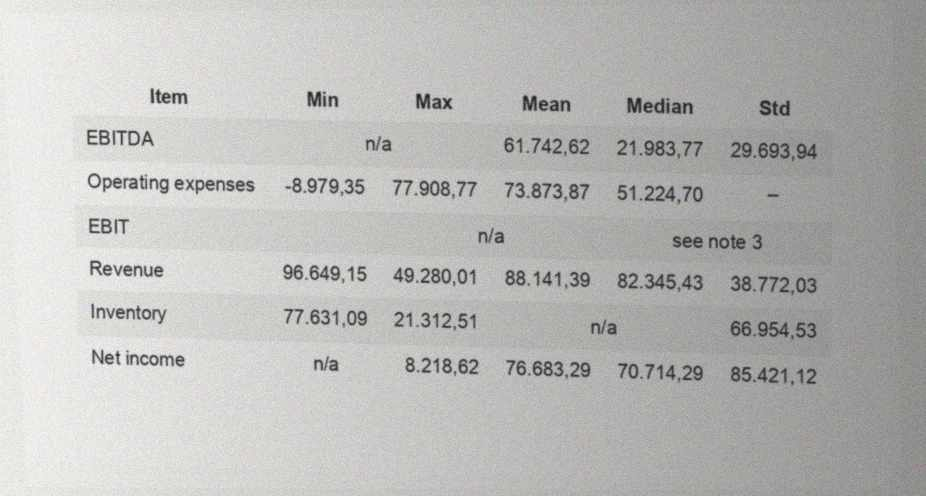
#> input picture challenge/collapsed_header_cases/val96_table_050.jpg, 926 x 496 px
$ python enhance.py ../challenge/collapsed_header_cases/val96_table_050.jpg ../challenge/collapsed_header_cases/val96_table_070.jpg
#> lines starting #> are read from the running program, lines starting #| are printed output that depends on the picture; after the words box and inside, x2 and y2 are one past the last pixel; in counts of white or black regions, pixels touching at a corner belong together
### polish/preprocess.py
"""Step 1 of the pipeline: clean a table image before reading it.

clean(img) -> (cleaned grayscale uint8 image, info dict)

1. Shadow / uneven light: estimate the page background with a large
   blur of the "ink-free" image and divide it out, so the page becomes
   evenly white (handles the T2 left-to-right shadow and T3 grey tones).
2. Tilt: try angles in [-5, 5] degrees and keep the one where the rows of
   ink line up best (sharpest horizontal projection profile).
3. Specks (T3 fax): remove tiny isolated dots that are not part of text.
"""
from __future__ import annotations

import cv2
import numpy as np


# [22 lines left out: functions to_gray, flatten_illumination, ink_mask, not called in this run]


def _profile_score(mask: np.ndarray, angle: float) -> float:
    h, w = mask.shape
    M = cv2.getRotationMatrix2D((w / 2, h / 2), angle, 1.0)
    rot = cv2.warpAffine(mask, M, (w, h), flags=cv2.INTER_NEAREST, borderValue=0)
    prof = rot.sum(axis=1, dtype=np.float64)
    return float(np.square(np.diff(prof)).sum())


def estimate_skew(mask: np.ndarray, max_angle: float = 8.0) -> float:
    """Angle (degrees, opencv convention) that best straightens the rows."""
    scale = 800 / max(mask.shape)
    small = cv2.resize(mask, None, fx=scale, fy=scale, interpolation=cv2.INTER_AREA) \
        if scale < 1 else mask
    best = 0.0
    # coarse then fine search; on ties prefer the angle closest to 0
    for step, span in ((0.5, max_angle), (0.1, 0.6), (0.02, 0.12)):
        cands = np.arange(best - span, best + span + 1e-9, step)
        cands = cands[np.abs(cands) <= max_angle]
        scores = np.array([_profile_score(small, a) for a in cands])
        top = cands[scores >= scores.max() * 0.999]
        best = float(top[np.argmin(np.abs(top))])
    return round(best, 2)


def rotate(gray: np.ndarray, angle: float) -> np.ndarray:
    h, w = gray.shape
    M = cv2.getRotationMatrix2D((w / 2, h / 2), angle, 1.0)
    cos, sin = abs(M[0, 0]), abs(M[0, 1])
    nw, nh = int(h * sin + w * cos), int(h * cos + w * sin)
    M[0, 2] += nw / 2 - w / 2
    M[1, 2] += nh / 2 - h / 2
    return cv2.warpAffine(gray, M, (nw, nh), flags=cv2.INTER_CUBIC,
                          borderValue=255)


# [22 lines left out: functions remove_specks, clean, not called in this run]


# [6 lines that do not run on import are left out]

### polish/enhance.py
"""Classic (no AI) image enhancement for table scans — runs before any OCR.

    from src.enhance import enhance
    out, info = enhance(bgr_or_gray_image)     # grayscale uint8, about 2x larger

Command line:
    python -m src.enhance input.jpg output.png
    python -m src.enhance data/dev out_dir/          (whole dataset, prints timing)

Steps (parameters come from tools/image_stats.py measurements, see docs/ENHANCEMENT.md):
  1. diagnose   decide the damage type from the image itself:
                  fax    > 50 % pure black/white pixels   (T3-like)
                  photo  shadow ratio < 0.92 or contrast < 160  (T2-like)
                  scan   JPEG blockiness > 1.10            (T1-like)
                  clean  otherwise                         (T0-like)
  2. despeckle  fax only: remove isolated dots far from text (keeps , and .)
  3. light      divide out uneven lighting / shadow (photo, scan)
  4. denoise    photo only: light non-local-means (JPEG blocks + sensor noise)
  5. contrast   stretch so paper -> 255 and ink -> ~0 (photo, scan)
  6. deskew     rotation search up to +-8 deg
  7. keystone   perspective correction from the table's edges and row lines
  8. crop       cut to the table plus a margin
  9. upscale    2x (text 15 px -> 30 px), then unsharp mask (photo strong, scan mild)
Option no_lines=True erases table rules for text-only OCR (Tesseract).
Output stays grayscale (no hard black/white): vision models read grey better.
Typical cost: well under 1 s per table on one CPU core.
"""
from __future__ import annotations

import time

import cv2
import numpy as np

from .preprocess import estimate_skew, rotate, remove_specks

SCALE = 2.0


# ----------------------------------------------------------------- diagnosis
def _paper_ink(g: np.ndarray):
    _, m = cv2.threshold(g, 0, 255, cv2.THRESH_BINARY_INV + cv2.THRESH_OTSU)
    near = cv2.dilate(m, np.ones((9, 9), np.uint8)) > 0
    core = cv2.erode(m, np.ones((2, 2), np.uint8)) > 0
    paper = g[~near] if (~near).any() else g.ravel()
    ink = g[core] if core.any() else g[m > 0]
    return near, float(np.median(paper)), float(np.median(ink)) if ink.size else 0.0


def diagnose(g: np.ndarray) -> dict:
    h, w = g.shape
    binarized = float(((g <= 3) | (g >= 252)).mean())
    near, paper, ink = _paper_ink(g)
    third = w // 3
    pl = g[:, :third][~near[:, :third]]
    pr = g[:, -third:][~near[:, -third:]]
    shade = float(min(np.median(pl), np.median(pr)) / max(1.0, max(np.median(pl), np.median(pr)))) \
        if pl.size and pr.size else 1.0
    d = np.abs(np.diff(g.astype(np.float32), axis=1))
    block = float(d[:, 7::8].mean() / max(np.delete(d, np.s_[7::8], axis=1).mean(), 1e-6))
    contrast = paper - ink
    if binarized > 0.5:
        kind = "fax"
    elif shade < 0.92 or contrast < 160:
        kind = "photo"
    elif block > 1.10:
        kind = "scan"
    else:
        kind = "clean"
    return dict(kind=kind, binarized=round(binarized, 3), shade=round(shade, 3),
                contrast=round(contrast, 1), blockiness=round(block, 3))


# ----------------------------------------------------------------- steps
def flatten_light(g: np.ndarray) -> np.ndarray:
    k = max(15, (min(g.shape) // 30) | 1)
    bg = cv2.morphologyEx(g, cv2.MORPH_CLOSE, cv2.getStructuringElement(cv2.MORPH_RECT, (k, k)))
    bg = cv2.GaussianBlur(bg, (0, 0), k / 2)
    out = cv2.divide(g.astype(np.float32), bg.astype(np.float32) + 1, scale=255)
    return np.clip(out, 0, 255).astype(np.uint8)


def stretch_contrast(g: np.ndarray) -> np.ndarray:
    _, paper, ink = _paper_ink(g)
    lo = max(0.0, ink - 10)
    hi = max(lo + 30, paper - 4)
    out = (g.astype(np.float32) - lo) * (255.0 / (hi - lo))
    return np.clip(out, 0, 255).astype(np.uint8)


def ink_mask(g: np.ndarray) -> np.ndarray:
    _, m = cv2.threshold(g, 0, 255, cv2.THRESH_BINARY_INV + cv2.THRESH_OTSU)
    return m


def _row_bands(mask: np.ndarray):
    prof = (mask > 0).sum(axis=1)
    on = prof > max(3, 0.02 * mask.shape[1])
    bands, start = [], None
    for y, v in enumerate(on):
        if v and start is None:
            start = y
        elif not v and start is not None:
            if y - start >= 6:
                bands.append((start, y))
            start = None
    if start is not None and len(on) - start >= 6:
        bands.append((start, len(on)))
    return bands


def _robust_fit(x, y):
    """Least-squares line y = a*x + b with one round of outlier removal."""
    x, y = np.asarray(x, float), np.asarray(y, float)
    if len(x) < 2:
        return None
    a, b = np.polyfit(x, y, 1)
    r = np.abs(y - (a * x + b))
    keep = r <= max(2.0, 2.5 * np.median(r))
    if keep.sum() >= 2:
        a, b = np.polyfit(x[keep], y[keep], 1)
    return a, b


def correct_keystone(g: np.ndarray) -> tuple[np.ndarray, bool]:
    """Perspective fix: fit the table's left/right edges (from each text row's
    first and last ink) and the top/bottom rows' slopes, then warp that
    quadrilateral back to a rectangle. Skipped when the fit is unreliable."""
    m = ink_mask(g)
    m = cv2.morphologyEx(m, cv2.MORPH_OPEN, np.ones((2, 2), np.uint8))
    bands = _row_bands(m)
    if len(bands) < 4:
        return g, False
    ys, lefts, rights, slopes = [], [], [], []
    for y0, y1 in bands:
        yy, xx = np.nonzero(m[y0:y1])
        if xx.size < 30:
            continue
        ys.append((y0 + y1) / 2)
        lefts.append(np.percentile(xx, 0.5))
        rights.append(np.percentile(xx, 99.5))
        slopes.append(np.polyfit(xx, yy + y0, 1)[0])
    if len(ys) < 4:
        return g, False
    left = _robust_fit(ys, lefts)       # x = a*y + b
    right = _robust_fit(ys, rights)
    top_slope, bot_slope = np.median(slopes[:2]), np.median(slopes[-2:])
    if left is None or right is None:
        return g, False
    # ignore tiny distortions; refuse implausible ones
    spread = max(abs(left[0]), abs(right[0]), abs(top_slope), abs(bot_slope))
    if spread < 0.008 or spread > 0.15 or abs(top_slope - bot_slope) > 0.1:
        return g, False
    yt, yb = ys[0], ys[-1]
    xl_t, xl_b = left[0] * yt + left[1], left[0] * yb + left[1]
    xr_t, xr_b = right[0] * yt + right[1], right[0] * yb + right[1]
    xm_t, xm_b = (xl_t + xr_t) / 2, (xl_b + xr_b) / 2
    src = np.float32([
        [xl_t, yt + top_slope * (xl_t - xm_t)], [xr_t, yt + top_slope * (xr_t - xm_t)],
        [xr_b, yb + bot_slope * (xr_b - xm_b)], [xl_b, yb + bot_slope * (xl_b - xm_b)]])
    width = ((xr_t - xl_t) + (xr_b - xl_b)) / 2
    height = yb - yt
    if width < 50 or height < 50:
        return g, False
    x0, y0 = float(np.mean([xl_t, xl_b])), float(yt)
    dst = np.float32([[x0, y0], [x0 + width, y0], [x0 + width, y0 + height], [x0, y0 + height]])
    H = cv2.getPerspectiveTransform(src, dst)
    out = cv2.warpPerspective(g, H, (g.shape[1], g.shape[0]), flags=cv2.INTER_CUBIC,
                              borderMode=cv2.BORDER_CONSTANT, borderValue=255)
    return out, True


def crop_to_content(g: np.ndarray, margin: int = 20) -> np.ndarray:
    m = ink_mask(g)
    m = cv2.morphologyEx(m, cv2.MORPH_OPEN, np.ones((2, 2), np.uint8))
    n, lab, st, _ = cv2.connectedComponentsWithStats(m, 8)
    keep = st[1:, cv2.CC_STAT_AREA] >= 8
    if not keep.any():
        return g
    xs0 = st[1:, 0][keep]; ys0 = st[1:, 1][keep]
    xs1 = xs0 + st[1:, 2][keep]; ys1 = ys0 + st[1:, 3][keep]
    x0, y0 = max(0, int(np.percentile(xs0, 0.5)) - margin), max(0, int(np.percentile(ys0, 0.5)) - margin)
    x1 = min(g.shape[1], int(np.percentile(xs1, 99.5)) + margin)
    y1 = min(g.shape[0], int(np.percentile(ys1, 99.5)) + margin)
    if x1 - x0 < 50 or y1 - y0 < 50:
        return g
    return g[y0:y1, x0:x1]


# [25 lines left out: functions _thin_lines, remove_lines, not called in this run]


def unsharp(g: np.ndarray, sigma: float, amount: float) -> np.ndarray:
    if amount <= 0:
        return g
    blur = cv2.GaussianBlur(g, (0, 0), sigma)
    return cv2.addWeighted(g, 1 + amount, blur, -amount, 0)


# ----------------------------------------------------------------- main entry
SETTINGS = {  # per damage type: (light, denoise_h, contrast, sharpen_amount)
    "clean": (False, 0, False, 0.0),
    "scan":  (True, 0, True, 0.5),
    "photo": (True, 6, True, 1.0),
    "fax":   (False, 0, False, 0.0),
}


def enhance(img: np.ndarray, scale: float = SCALE, no_lines: bool = False) -> tuple[np.ndarray, dict]:
    t0 = time.perf_counter()
    g = cv2.cvtColor(img, cv2.COLOR_BGR2GRAY) if img.ndim == 3 else img.copy()
    info = diagnose(g)
    light, den_h, contrast, sharp = SETTINGS[info["kind"]]

    if info["kind"] == "fax":
        g = remove_specks(g, max_area=6)
    if light:
        g = flatten_light(g)
    if den_h:
        g = cv2.fastNlMeansDenoising(g, None, h=den_h, templateWindowSize=7, searchWindowSize=15)
    if contrast:
        g = stretch_contrast(g)

    angle = estimate_skew(ink_mask(g))
    if abs(angle) >= 0.05:
        g = rotate(g, angle)
    keyed = False
    if info["kind"] in ("photo", "fax"):   # only camera / fax pages have perspective
        g, keyed = correct_keystone(g)
    g = crop_to_content(g)

    if scale != 1:
        g = cv2.resize(g, None, fx=scale, fy=scale, interpolation=cv2.INTER_CUBIC)
    g = unsharp(g, sigma=1.0 * scale, amount=sharp)
    if no_lines:
        g = remove_lines(g)

    info.update(skew_deg=angle, keystone=keyed, size=list(g.shape[::-1]),
                ms=round((time.perf_counter() - t0) * 1000))
    return g, info


if __name__ == "__main__":
    import json
    import sys
    from pathlib import Path

    src, dst = Path(sys.argv[1]), Path(sys.argv[2])
    if src.is_dir():
        dst.mkdir(parents=True, exist_ok=True)
        manifest = json.loads((src / "manifest.json").read_text(encoding="utf-8"))
        times = []
        for e in manifest:
            out, info = enhance(cv2.imread(str(src / e["id"] / Path(e["image"]).name)))
            cv2.imwrite(str(dst / f"{e['id']}.png"), out)
            times.append(info["ms"])
            print(e["id"], e["tier"], info)
        print(f"\n{len(times)} images, mean {np.mean(times):.0f} ms, max {max(times)} ms per image")
    else:
        out, info = enhance(cv2.imread(str(src)))
#> in enhance, img is the input picture: shape (496, 926, 3); mean B, G, R 184.7, 186.8, 186.4
#> in diagnose, `binarized = float(((g <= 3) | (g >= 252)).mean())`: binarized = 2.18e-06
#> in _paper_ink, `_, m = cv2.threshold(g, 0, 255, cv2.THRESH_BINARY_INV + cv2.THRESH_OTSU)`:
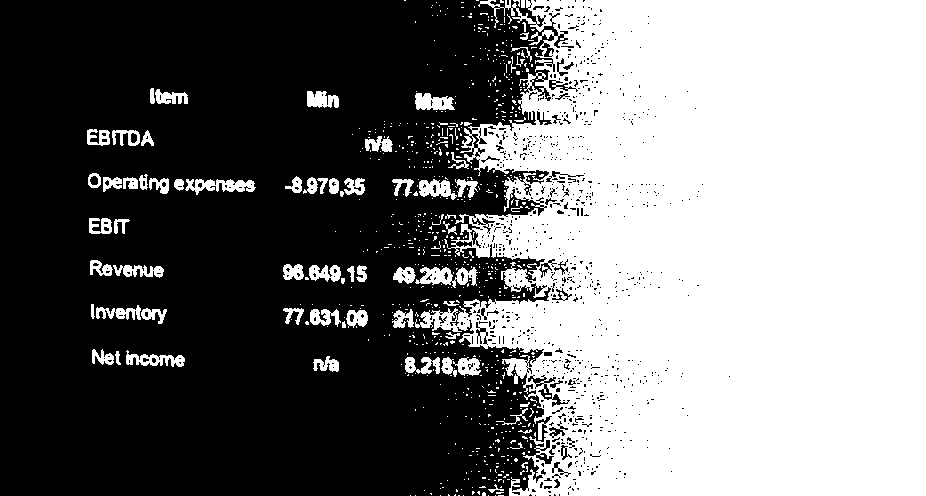
#> m: shape (496, 926); 46.7% white; 716 white regions (644 under 20 px), largest, box (x1, y1, x2, y2) and area: (415, 0, 926, 496) 200143, (415, 267, 478, 288) 712, (185, 179, 256, 195) 625
#> in diagnose, `near, paper, ink = _paper_ink(g)`: paper = 215; ink = 161
#> in diagnose, `pr = g[:, -third:][~near[:, -third:]]`: pr = empty array
#> in diagnose, `shade = float(min(np.median(pl), np.median(pr)) / max(1.0, max(np.medi..`: shade = 1
#> in diagnose, `block = float(d[:, 7::8].mean() / max(np.delete(d, np.s_[7::8], axis=1..`: block = 1.81
#> in diagnose, `contrast = paper - ink`: contrast = 54
#> in enhance, `info = diagnose(g)`: info = {'kind': 'photo', 'binarized': 0, 'shade': 1, 'contrast': 54, 'blockiness': 1.81}
#> in enhance, `light, den_h, contrast, sharp = SETTINGS[info["kind"]]`: light = True; den_h = 6; contrast = True; sharp = 1
#> in _paper_ink (call 2), `core = cv2.erode(m, np.ones((2, 2), np.uint8)) > 0`:
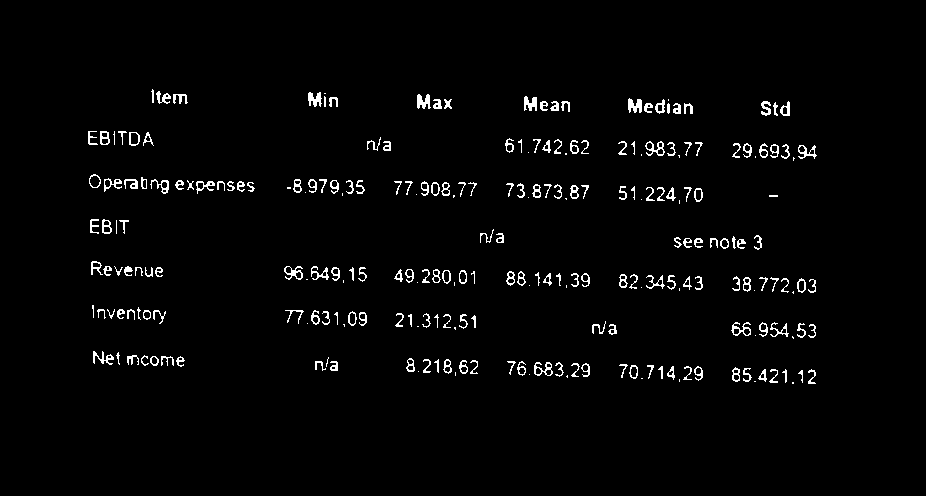
#> core: shape (496, 926) bool; 2.3% white in thin lines or dots, all inside (x1, y1, x2, y2) = (88, 89, 817, 384)
#> in _paper_ink (call 2), `ink = g[core] if core.any() else g[m > 0]`: ink = 10787 values, max 185 at index 82, min 31 at index 1169, mean 116.7
#> in stretch_contrast, `_, paper, ink = _paper_ink(g)`: paper = 244; ink = 112
#> in stretch_contrast, `lo = max(0.0, ink - 10)`: lo = 102
#> in stretch_contrast, `hi = max(lo + 30, paper - 4)`: hi = 240
#> in stretch_contrast, `return np.clip(out, 0, 255).astype(np.uint8)`:
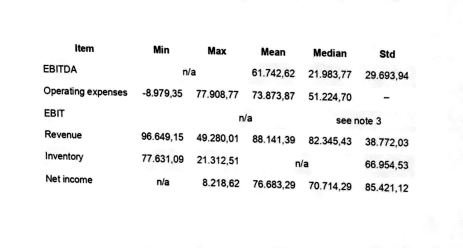
#> returned value: shape (496, 926) (shown at 1/2 size); min 0, max 255, mean 245.1
#> in estimate_skew, `scale = 800 / max(mask.shape)`: scale = 0.864
#> the loop in estimate_skew, `for step, span in ((0.5, max_angle), (0.1, 0.6), (0.02, 0.12)):` made 3 passes
#> (top, best) on passes 1 to 3: ([1.5], 1.5), ([1.4], 1.4), ([1.34], 1.34)
#> pass 1, in _profile_score (call 4), `rot = cv2.warpAffine(mask, M, (w, h), flags=cv2.INTER_NEAREST, borderV..`:
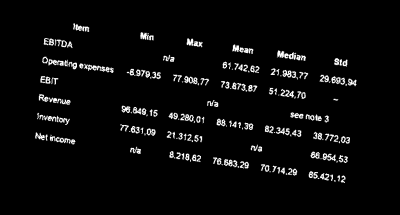
#> rot: shape (429, 800) (shown at 1/2 size); min 0, max 255, mean 10.3
#> in enhance, `angle = estimate_skew(ink_mask(g))`: angle = 1.34
#> in rotate, `M = cv2.getRotationMatrix2D((w / 2, h / 2), angle, 1.0)`: M = [[1, 0.0234, -5.67], [-0.0234, 1, 10.9]]
#> in rotate, `cos, sin = abs(M[0, 0]), abs(M[0, 1])`: cos = 1; sin = 0.0234
#> in rotate, `nw, nh = int(h * sin + w * cos), int(h * cos + w * sin)`: nw = 937; nh = 517
#> in _row_bands, `prof = (mask > 0).sum(axis=1)`: prof = 517 values, max 289 at index 293, min 0 at index 0, mean 35.85
#> after the loop in _row_bands, `for y, v in enumerate(on):`: bands = [(105, 122), (147, 165), (193, 210), (238, 254), (280, 296), (324, 342), (370, 387)]
#> the loop in correct_keystone, `for y0, y1 in bands:` made 7 passes
#> after the loop in correct_keystone, `for y0, y1 in bands:`: lefts = [154, 91, 94, 95, 98, 100, 102]; rights = [792, 818.4, 777, 767, 821, 823, 823]; slopes = [-0.00386, -0.00375, -0.00424, 0.00378, -0.00059, 0.00301, 0.00148]; ys = [113.5, 156, 201.5, 246, 288, 333, 378.5]
#> in _robust_fit, `x, y = np.asarray(x, float), np.asarray(y, float)`: y = [154, 91, 94, 95, 98, 100, 102]
#> in _robust_fit, `a, b = np.polyfit(x, y, 1)`: a = -0.108; b = 131.3
#> in _robust_fit, `r = np.abs(y - (a * x + b))`: r = [34.96, 23.46, 15.56, 9.77, 2.25, 4.59, 11.49]
#> in _robust_fit, `keep = r <= max(2.0, 2.5 * np.median(r))`: keep = [False, True, True, True, True, True, True]
#> in _robust_fit, `a, b = np.polyfit(x[keep], y[keep], 1)`: a = 0.049; b = 83.56
#> in correct_keystone, `left = _robust_fit(ys, lefts)`: left = (0.049, 83.56)
#> in correct_keystone, `right = _robust_fit(ys, rights)`: right = (0.118, 780.2)
#> in correct_keystone, `top_slope, bot_slope = np.median(slopes[:2]), np.median(slopes[-2:])`: top_slope = -0.0038; bot_slope = 0.00225
#> in correct_keystone, `spread = max(abs(left[0]), abs(right[0]), abs(top_slope), abs(bot_slop..`: spread = 0.118
#> in correct_keystone, `yt, yb = ys[0], ys[-1]`: yt = 113.5; yb = 378.5
#> in correct_keystone, `xl_t, xl_b = left[0] * yt + left[1], left[0] * yb + left[1]`: xl_t = 89.13; xl_b = 102.1
#> in correct_keystone, `xr_t, xr_b = right[0] * yt + right[1], right[0] * yb + right[1]`: xr_t = 793.6; xr_b = 824.7
#> in correct_keystone, `xm_t, xm_b = (xl_t + xr_t) / 2, (xl_b + xr_b) / 2`: xm_t = 441.4; xm_b = 463.4
#> in correct_keystone, `src = np.float32([ [xl_t, yt + top_slope * (xl_t - xm_t)], [xr_t, yt +..`: src = [[89.13, 114.8], [793.6, 112.2], [824.7, 379.3], [102.1, 377.7]]
#> in correct_keystone, `width = ((xr_t - xl_t) + (xr_b - xl_b)) / 2`: width = 713.5
#> in correct_keystone, `height = yb - yt`: height = 265
#> in correct_keystone, `x0, y0 = float(np.mean([xl_t, xl_b])), float(yt)`: x0 = 95.63; y0 = 113.5
#> in correct_keystone, `dst = np.float32([[x0, y0], [x0 + width, y0], [x0 + width, y0 + height..`: dst = [[95.63, 113.5], [809.2, 113.5], [809.2, 378.5], [95.63, 378.5]]
#> in correct_keystone, `H = cv2.getPerspectiveTransform(src, dst)`: H = [[1.04, -0.0424, 8.62], [0.00667, 1.06, -7.06], [2.37e-05, 9.54e-05, 1]]
#> in correct_keystone, `out = cv2.warpPerspective(g, H, (g.shape[1], g.shape[0]), flags=cv2.IN..`:
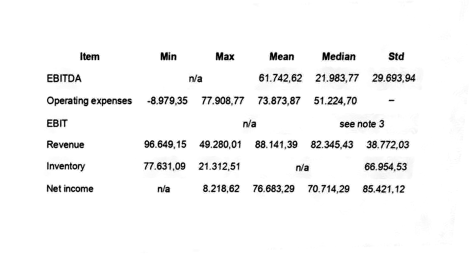
#> out: shape (517, 937) (shown at 1/2 size); min 0, max 255, mean 245.6
#> in enhance, `g, keyed = correct_keystone(g)`: keyed = True
#> in crop_to_content, `n, lab, st, _ = cv2.connectedComponentsWithStats(m, 8)`:
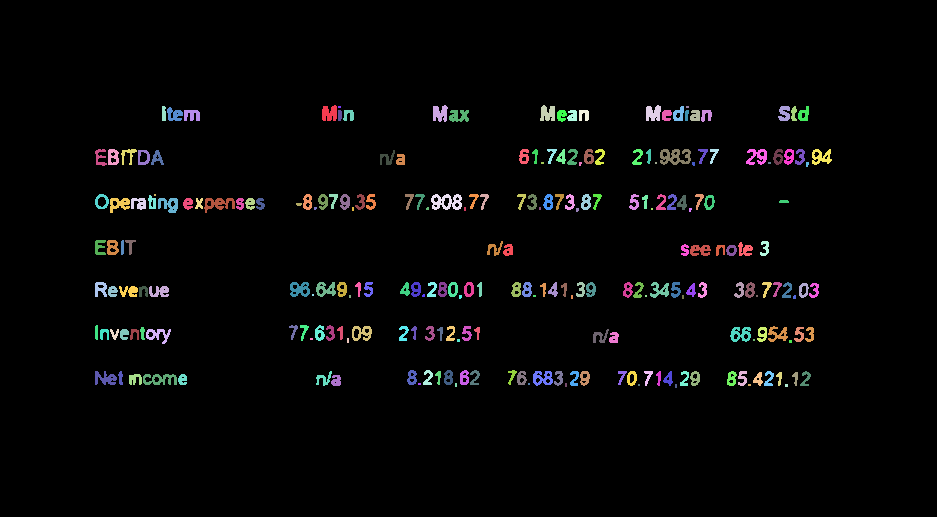
#> lab: shape (517, 937) int32; 233 distinct labels, from 0 to 232; one colour per label, 0 black
#> in crop_to_content, `n, lab, st, _ = cv2.connectedComponentsWithStats(m, 8)`: n = 233; st = 233 rows, first 6: [0, 0, 937, 517, 465772], [322, 105, 15, 16, 194], [433, 105, 15, 17, 187], [540, 105, 15, 16, 185], [646, 105, 15, 16, 188], [162, 106, 4, 15, 57]
#> in crop_to_content, `xs0 = st[1:, 0][keep]`: xs0 = 213 values, max 812 at index 40, min 95 at index 21, mean 486.4
#> in crop_to_content, `ys0 = st[1:, 1][keep]`: ys0 = 213 values, max 384 at index 211, min 105 at index 0, mean 251.1
#> in crop_to_content, `xs1 = xs0 + st[1:, 2][keep]`: xs1 = 213 values, max 832 at index 40, min 98 at index 146, mean 496.7
#> in crop_to_content, `ys1 = ys0 + st[1:, 3][keep]`: ys1 = 213 values, max 388 at index 211, min 121 at index 0, mean 264.3
#> in crop_to_content, `x0, y0 = max(0, int(np.percentile(xs0, 0.5)) - margin), max(0, int(np...`: x0 = 75; y0 = 85
#> in crop_to_content, `x1 = min(g.shape[1], int(np.percentile(xs1, 99.5)) + margin)`: x1 = 838
#> in crop_to_content, `y1 = min(g.shape[0], int(np.percentile(ys1, 99.5)) + margin)`: y1 = 407
#> in unsharp, `blur = cv2.GaussianBlur(g, (0, 0), sigma)`:
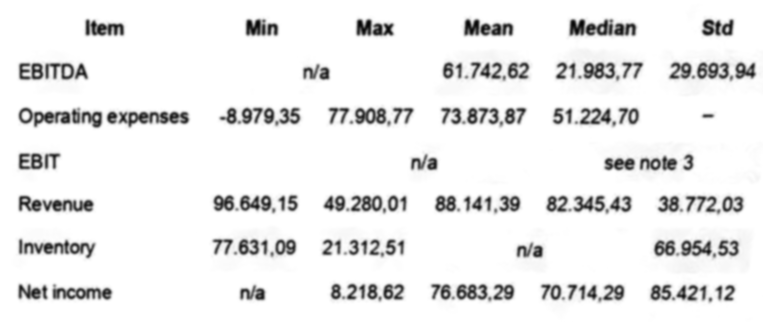
#> blur: shape (644, 1526) (shown at 1/2 size); min 3, max 255, mean 236.6
#> info = 9 items
        cv2.imwrite(str(dst), out)
        print(info)
#| {'kind': 'photo', 'binarized': 0.0, 'shade': 1.0, 'contrast': 54.0, 'blockiness': 1.807, 'skew_deg': 1.34, 'keystone': True, 'size': [1526, 644], 'ms': 1681}
